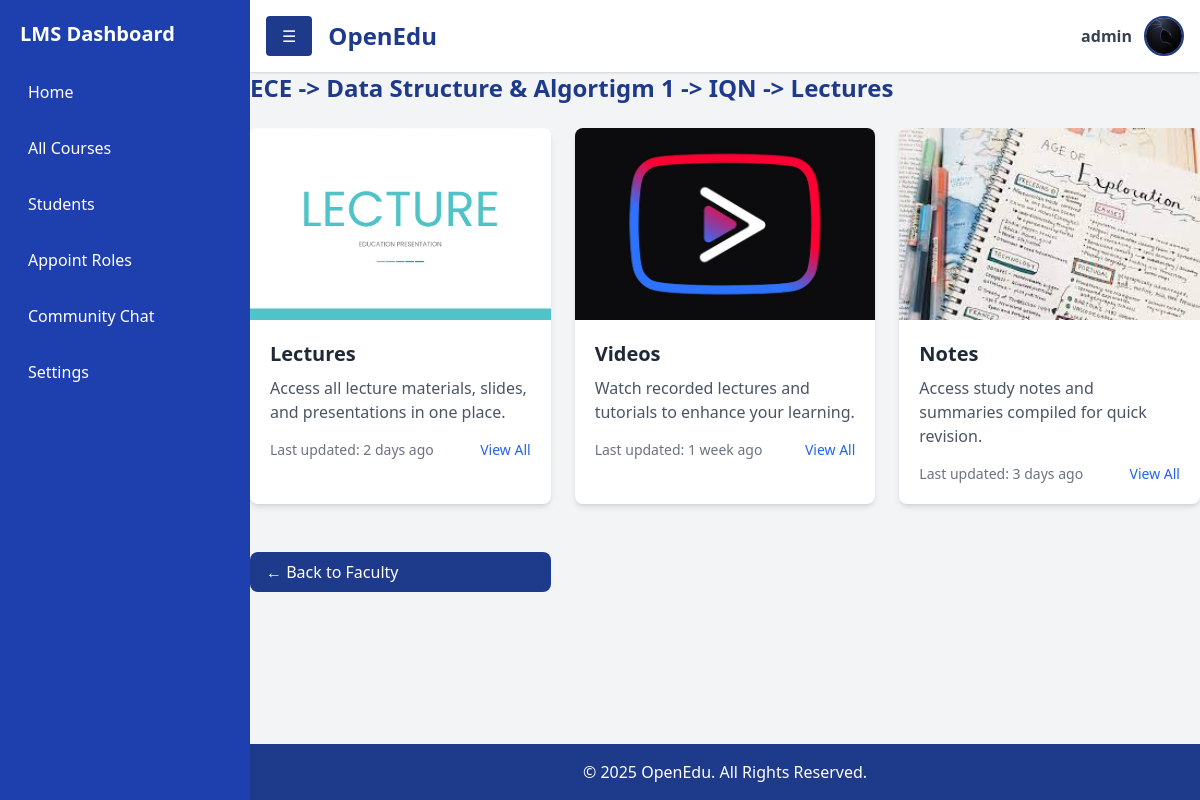
/lms/department=7/course=3/faculty=1 (signed in), run on the app's committed database.
### accounts/models.py (models this page shows, shortened)
class User(AbstractUser):
    contact = models.CharField(max_length=15, blank=True, null=True)
    profilepicture = models.ImageField(upload_to='images/profilepictures', blank=True, null=True,default='images/profilepictures/rafid1.jpg')
    role=models.TextField(default='user')
    course=models.IntegerField(default=-1)
    department=models.IntegerField(default=-1)
    groups = models.ManyToManyField(
        'auth.Group',
        related_name='custom_user_set',
        blank=True
    )
    user_permissions = models.ManyToManyField(
        'auth.Permission',
        related_name='custom_user_permissions_set',
        blank=True
    )

### lms/models.py (models this page shows, shortened)
class Department(models.Model):
    id = models.AutoField(primary_key=True)  # Automatically generates a primary key
    name = models.CharField(max_length=255, unique=True)  # Unique name field
    image = models.ImageField(upload_to='images/department/', null=True,default='images/department/default.jpg')
    description=models.TextField(max_length=255,default="The Department fosters innovative research and interdisciplinary collaboration, focusing on conceptual exploration and advanced academic problem-solving techniques.")

class Course(models.Model):
    id = models.AutoField(primary_key=True)  # Automatically generates a primary key
    course_code = models.CharField(max_length=6, unique=True)  # Unique course code
    course_name = models.CharField(max_length=50)  # Course name
    course_description = models.TextField(
        default="This course provides a comprehensive overview of essential topics, methodologies, and concepts. Further details will be provided."
    )  # Description of the course
    department = models.ForeignKey('Department', related_name='courses', on_delete=models.CASCADE)  # Foreign key to Department
    image = models.ImageField(upload_to='images/course/', null=True, default='images/course/default.jpg')  # Course image

class Faculty(models.Model):
    name = models.CharField(max_length=100)
    course = models.ForeignKey('Course', related_name='Faculty', on_delete=models.CASCADE, null=True, blank=True)
    image = models.ImageField(upload_to='images/faculty/', null=True,default='images/faculty/default.jpg')
    position = models.CharField(max_length=100)

### lms/views.py (the view)
# urls.py: path('department=<int:dept_id>/course=<int:course_id>/faculty=<int:fac_id>',fac_lecs, name='fac_lecs'),
@login_required
def fac_lecs(request, dept_id, course_id,fac_id):
    department = Department.objects.get(id=dept_id)
    course = Course.objects.get(id=course_id)
    faculty = Faculty.objects.get(id=fac_id)
    context = {'department': department, 'faculty': faculty,'course':course,'MEDIA_URL':settings.MEDIA_URL}
    return render(request, 'lms/lectures.html', context)

### lms/templates/lms/lectures.html
{% extends 'dashboard.html' %} {% load static %} {% block content %}
<h2 class="text-2xl font-bold text-blue-900 mb-6">
  {{ department.name }} -> {{ course.course_name }} -> {{faculty.name}} ->
  Lectures
</h2>
<div class="grid grid-cols-1 md:grid-cols-2 lg:grid-cols-3 gap-6">
  <div
    class="bg-white rounded-lg shadow-md overflow-hidden transition-transform duration-300 hover:shadow-lg hover:-translate-y-1 cursor-pointer"
    onclick="window.location.href='{% url 'lec_slides' department.id course.id faculty.id %}'"
  >
    <img
      src="{{ MEDIA_URL }}images\lectures\thubmnails\new1.jpg"
      alt="Lectures"
      class="w-full h-48 object-cover"
    />
    <div class="p-5 relative">
      <h3 class="text-xl font-semibold text-gray-800 mb-2">Lectures</h3>
      <p class="text-gray-600 mb-4">
        Access all lecture materials, slides, and presentations in one place.
      </p>
      <div class="flex justify-between items-center text-sm text-gray-500">
        <span>Last updated: 2 days ago</span>
        <button class="text-blue-600 hover:text-blue-800">View All</button>
      </div>
    </div>
  </div>
  <div
    class="bg-white rounded-lg shadow-md overflow-hidden transition-transform duration-300 hover:shadow-lg hover:-translate-y-1 cursor-pointer"
    onclick="window.location.href='{% url 'lec_videos' department.id course.id faculty.id %}'"
  >
    <img
      src="{{ MEDIA_URL }}images\lectures\thubmnails\new2.jpg"
      alt="Videos"
      class="w-full h-48 object-cover"
    />
    <div class="p-5 relative">
      <h3 class="text-xl font-semibold text-gray-800 mb-2">Videos</h3>
      <p class="text-gray-600 mb-4">
        Watch recorded lectures and tutorials to enhance your learning.
      </p>
      <div class="flex justify-between items-center text-sm text-gray-500">
        <span>Last updated: 1 week ago</span>
        <button class="text-blue-600 hover:text-blue-800">View All</button>
      </div>
    </div>
  </div>
  <div
    class="bg-white rounded-lg shadow-md overflow-hidden transition-transform duration-300 hover:shadow-lg hover:-translate-y-1 cursor-pointer"
    onclick="window.location.href='{% url 'lec_notes' department.id course.id faculty.id %}'"
  >
    <img
      src="{{ MEDIA_URL }}images\lectures\thubmnails\new3.jpg"
      alt="Notes"
      class="w-full h-48 object-cover"
    />
    <div class="p-5 relative">
      <h3 class="text-xl font-semibold text-gray-800 mb-2">Notes</h3>
      <p class="text-gray-600 mb-4">
        Access study notes and summaries compiled for quick revision.
      </p>
      <div class="flex justify-between items-center text-sm text-gray-500">
        <span>Last updated: 3 days ago</span>
        <button class="text-blue-600 hover:text-blue-800">View All</button>
      </div>
    </div>
  </div>
  <a
    href="{% url 'course_facs' dept_id=department.id course_id=course.id %}"
    class="mt-6 inline-block bg-blue-900 text-white px-4 py-2 rounded-lg hover:bg-blue-700"
  >
    ← Back to Faculty
  </a>
</div>
{% endblock %}

### home/templates/inc/header.html (shortened to what this page needs)
<header class="bg-white shadow p-4 flex justify-between items-center relative">
  <div class="flex items-center space-x-4">
    <button
      onclick="toggleSidebar()"
      class="bg-blue-900 text-white px-4 py-2 rounded"
    >
      ☰
    </button>
    <h1 class="text-2xl font-bold text-blue-900">OpenEdu</h1>
  </div>
  <div class="flex items-center space-x-3 relative">
    <span class="text-gray-700 font-semibold">
      {{ request.user.username }}
    </span>
    <a
      href="javascript:void(0);"
      onclick="toggleDropdownProfile()"
      class="w-10 h-10"
    >
      <img
        src="{{ request.user.profilepicture.url }}"
        alt="Profile"
        class="w-10 h-10 rounded-full border-2 border-blue-900"
      />
    </a>
  </div>
</header>

### data on the page
User: user.username "admin", user.profilepicture (picture)
Department: name "ECE"
Course: course_name "Data Structure & Algortigm 1"
Faculty: name "IQN"
